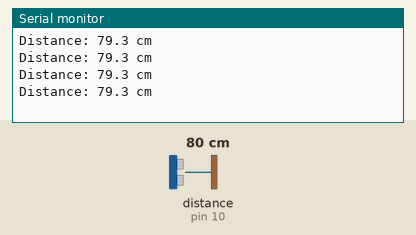
Simulated run of this sketch. Board: Arduino Uno, built with avr-gcc and run on an emulated ATmega328P. On the bench: the last lines printed to the serial monitor. Wiring (inferred from the names in the program): ultrasonic range finder: trigger pin 9; echo pin 10. Inputs (shaded band) come from the test bench; at power-on: distance to the obstacle (sensor on pin 10) 80 cm. The echo pulse lasts 58.3 µs per cm.

Above: at 1.2 s.
1.3 s: distance to the obstacle (sensor on pin 10) set to 2 cm
At 1.73 s:
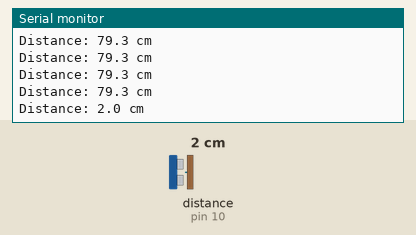
2.8 s: distance to the obstacle (sensor on pin 10) set to 4 cm
At 2.94 s:
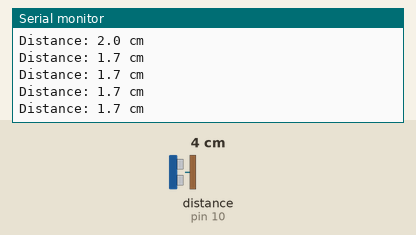
Timing chart, 0 to 5.8 s (numbered marks = the images above; inputs shaded):
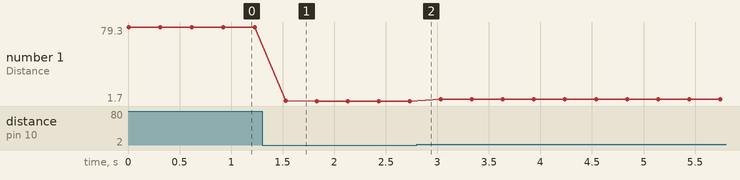

The sketch:

06_ultrasonic_distance.ino
```cpp
/*
  المشروع 6: جهاز قياس المسافات (Ultrasonic HC-SR04)
  كتاب: 38 مشروع في شهر — لؤي النصري (@robotlouay)

  التوصيل:
    VCC → 5V    Trig → Pin 9    Echo → Pin 10    GND → GND
  افتح Serial Monitor على سرعة 9600 لرؤية المسافة.
*/

const int TRIG_PIN = 9;
const int ECHO_PIN = 10;

void setup() {
  Serial.begin(9600);
  pinMode(TRIG_PIN, OUTPUT);
  pinMode(ECHO_PIN, INPUT);
}

float readDistanceCm() {
  // نبضة 10 ميكروثانية على Trig
  digitalWrite(TRIG_PIN, LOW);
  delayMicroseconds(2);
  digitalWrite(TRIG_PIN, HIGH);
  delayMicroseconds(10);
  digitalWrite(TRIG_PIN, LOW);

  // زمن عودة الصدى (مع مهلة 30ms ≈ 5 أمتار)
  long duration = pulseIn(ECHO_PIN, HIGH, 30000);
  if (duration == 0) return -1;          // لا يوجد صدى (خارج المدى)
  return duration * 0.034 / 2;           // سرعة الصوت 0.034 سم/µs ذهاباً وإياباً
}

void loop() {
  float d = readDistanceCm();
  if (d < 0) {
    Serial.println("Out of range");
  } else {
    Serial.print("Distance: ");
    Serial.print(d, 1);
    Serial.println(" cm");
  }
  delay(300);
}
```

Measured:
- after the input at 1.3 s, the serial monitor: prints a new line after 0.23 s (image 1)
- plotted number 1: 79.3 → 1.7 after the input at 1.3 s, 1.7 → 3.7 after the input at 2.8 s
